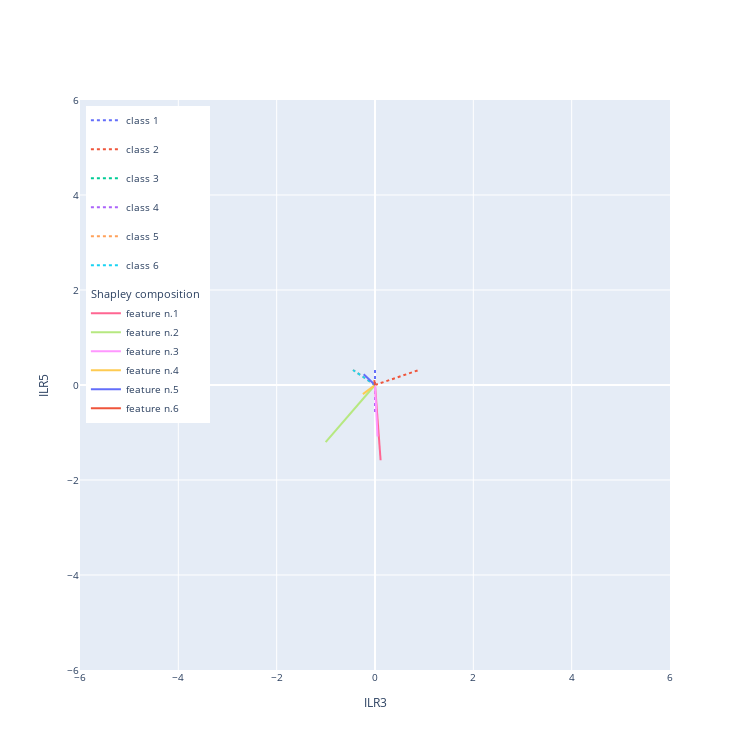
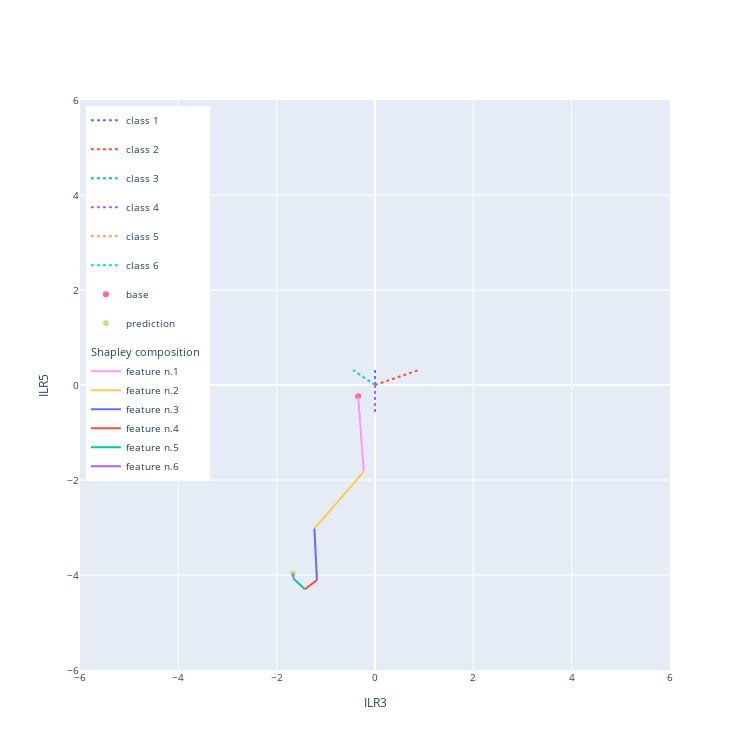

Source (notebook cell) for these figures, in order:
### Code cell
#PLOT the a ILR subspace (corresponding to the chosen ILR components listed in balances).
#plot range [-lim, lim]
#If shapley_sum is True, the sum of the shapley vectors are summed fro the base distribution to the prediction

fig = explainer.plot_ilr_space(balances=[3, 5], lim=6, figsize=750)
fig = explainer.plot_ilr_space(balances=[3, 5], shapley_sum=True, lim=6, figsize=750)

### Figure 1 — Plotly figure (JSON) as saved in the notebook; plotly's stock layout.template omitted (floating-point values rounded to 4 significant figures)
{"data": [{"legendgroup": "class 1", "line": {"dash": "dot"}, "mode": "lines", "name": "class 1", "type": "scatter", "x": [0, 4.83e-18], "y": [0, 0.3162]}, {"legendgroup": "class 2", "line": {"dash": "dot"}, "mode": "lines", "name": "class 2", "type": "scatter", "x": [0, 0.8944], "y": [0, 0.3162]}, {"legendgroup": "class 3", "line": {"dash": "dot"}, "mode": "lines", "name": "class 3", "type": "scatter", "x": [0, 5.207e-17], "y": [0, -0.6325]}, {"legendgroup": "class 4", "line": {"dash": "dot"}, "mode": "lines", "name": "class 4", "type": "scatter", "x": [0, 5.207e-17], "y": [0, -0.6325]}, {"legendgroup": "class 5", "line": {"dash": "dot"}, "mode": "lines", "name": "class 5", "type": "scatter", "x": [0, -0.4472], "y": [0, 0.3162]}, {"legendgroup": "class 6", "line": {"dash": "dot"}, "mode": "lines", "name": "class 6", "type": "scatter", "x": [0, -0.4472], "y": [0, 0.3162]}, {"legendgroup": "shapley", "legendgrouptitle": {"text": "Shapley composition"}, "mode": "lines", "name": "feature n.1", "type": "scatter", "x": [0, 0.1141], "y": [0, -1.585]}, {"legendgroup": "shapley", "legendgrouptitle": {"text": "Shapley composition"}, "mode": "lines", "name": "feature n.2", "type": "scatter", "x": [0, -1.004], "y": [0, -1.203]}, {"legendgroup": "shapley", "legendgrouptitle": {"text": "Shapley composition"}, "mode": "lines", "name": "feature n.3", "type": "scatter", "x": [0, 0.0511], "y": [0, -1.084]}, {"legendgroup": "shapley", "legendgrouptitle": {"text": "Shapley composition"}, "mode": "lines", "name": "feature n.4", "type": "scatter", "x": [0, -0.2459], "y": [0, -0.192]}, {"legendgroup": "shapley", "legendgrouptitle": {"text": "Shapley composition"}, "mode": "lines", "name": "feature n.5", "type": "scatter", "x": [0, -0.2302], "y": [0, 0.2281]}, {"legendgroup": "shapley", "legendgrouptitle": {"text": "Shapley composition"}, "mode": "lines", "name": "feature n.6", "type": "scatter", "x": [0, -0.01384], "y": [0, 0.1036]}], "layout": {"autosize": false, "font": {"size": 10}, "height": 750, "legend": {"x": 0.01, "xanchor": "left", "y": 0.99, "yanchor": "top"}, "width": 750, "xaxis": {"range": [-6, 6], "title": {"text": "ILR3"}}, "yaxis": {"range": [-6, 6], "title": {"text": "ILR5"}}}}

### Figure 2 — Plotly figure (JSON) as saved in the notebook; plotly's stock layout.template omitted (floating-point values rounded to 4 significant figures)
{"data": [{"legendgroup": "class 1", "line": {"dash": "dot"}, "mode": "lines", "name": "class 1", "type": "scatter", "x": [0, 4.83e-18], "y": [0, 0.3162]}, {"legendgroup": "class 2", "line": {"dash": "dot"}, "mode": "lines", "name": "class 2", "type": "scatter", "x": [0, 0.8944], "y": [0, 0.3162]}, {"legendgroup": "class 3", "line": {"dash": "dot"}, "mode": "lines", "name": "class 3", "type": "scatter", "x": [0, 5.207e-17], "y": [0, -0.6325]}, {"legendgroup": "class 4", "line": {"dash": "dot"}, "mode": "lines", "name": "class 4", "type": "scatter", "x": [0, 5.207e-17], "y": [0, -0.6325]}, {"legendgroup": "class 5", "line": {"dash": "dot"}, "mode": "lines", "name": "class 5", "type": "scatter", "x": [0, -0.4472], "y": [0, 0.3162]}, {"legendgroup": "class 6", "line": {"dash": "dot"}, "mode": "lines", "name": "class 6", "type": "scatter", "x": [0, -0.4472], "y": [0, 0.3162]}, {"mode": "markers", "name": "base", "type": "scatter", "x": [-0.3422], "y": [-0.2371]}, {"mode": "markers", "name": "prediction", "type": "scatter", "x": [-1.671], "y": [-3.969]}, {"legendgroup": "shapley", "legendgrouptitle": {"text": "Shapley composition"}, "mode": "lines", "name": "feature n.1", "type": "scatter", "x": [-0.3422, -0.2281], "y": [-0.2371, -1.822]}, {"legendgroup": "shapley", "legendgrouptitle": {"text": "Shapley composition"}, "mode": "lines", "name": "feature n.2", "type": "scatter", "x": [-0.2281, -1.232], "y": [-1.822, -3.025]}, {"legendgroup": "shapley", "legendgrouptitle": {"text": "Shapley composition"}, "mode": "lines", "name": "feature n.3", "type": "scatter", "x": [-1.232, -1.181], "y": [-3.025, -4.108]}, {"legendgroup": "shapley", "legendgrouptitle": {"text": "Shapley composition"}, "mode": "lines", "name": "feature n.4", "type": "scatter", "x": [-1.181, -1.427], "y": [-4.108, -4.3]}, {"legendgroup": "shapley", "legendgrouptitle": {"text": "Shapley composition"}, "mode": "lines", "name": "feature n.5", "type": "scatter", "x": [-1.427, -1.657], "y": [-4.3, -4.072]}, {"legendgroup": "shapley", "legendgrouptitle": {"text": "Shapley composition"}, "mode": "lines", "name": "feature n.6", "type": "scatter", "x": [-1.657, -1.671], "y": [-4.072, -3.969]}], "layout": {"autosize": false, "font": {"size": 10}, "height": 750, "legend": {"x": 0.01, "xanchor": "left", "y": 0.99, "yanchor": "top"}, "width": 750, "xaxis": {"range": [-6, 6], "title": {"text": "ILR3"}}, "yaxis": {"range": [-6, 6], "title": {"text": "ILR5"}}}}
